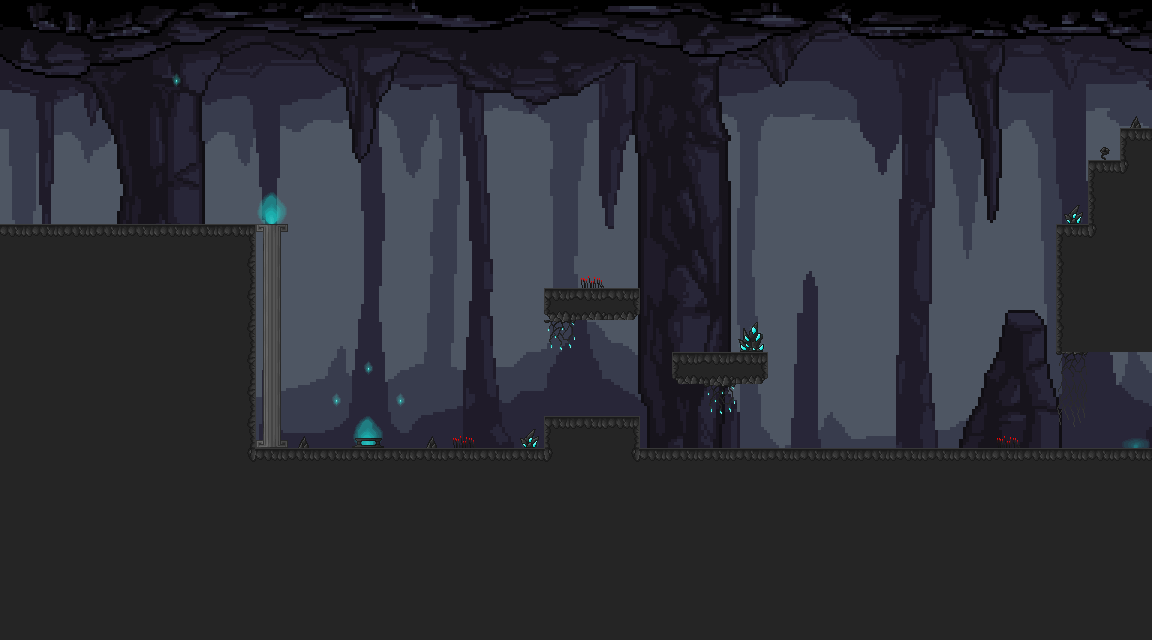

Tiled map render using the project's own tile images. Description and the map definition, with tile-layer contents summarised, below:
An orthogonal 36x20 tile map with 32x32 px tiles, 4 tile layers (Background, Lumières, Décor, items), 5 tilesets and 19 objects (10x collision, 2x flame, 2x items, 2x spawn, way, ...).

<map version="1.10" tiledversion="1.11.2" orientation="orthogonal" renderorder="right-down" width="36" height="20" tilewidth="32" tileheight="32" infinite="0" nextlayerid="8" nextobjectid="50">
 <tileset firstgid="1" source="tiles/Background.tsx" />
 <tileset firstgid="721" source="tiles/decor_grotte.tsx" />
 <tileset firstgid="977" source="tiles/lumieres.tsx" />
 <tileset firstgid="993" source="tiles/items.tsx" />
 <tileset firstgid="2017" source="tiles/decor_lava.tsx" />
 <layer id="1" name="Background" width="36" height="20">
  <data>[720 cells, 720 non-empty, 720 distinct tile ids]</data>
 </layer>
 <layer id="3" name="Lumières" width="36" height="20">
  <data>[720 cells, 7 non-empty, 3 distinct tile ids]</data>
 </layer>
 <layer id="2" name="Décor" width="36" height="20">
  <data>[720 cells, 321 non-empty, 29 distinct tile ids]</data>
 </layer>
 <layer id="5" name="items" width="36" height="20">
  <data>[720 cells, 0 non-empty, 0 distinct tile ids]</data>
 </layer>
 <objectgroup id="4" name="Collisions">
  <object id="1" type="collision" x="256.5" y="224" width="31.5" height="223" />
  <object id="2" type="collision" x="354.5" y="439" width="27.5" height="8" />
  <object id="4" type="collision" x="255.5" y="447.935" width="295" height="23.5652" />
  <object id="5" type="collision" x="544" y="417" width="26" height="54.5" />
  <object id="6" type="collision" x="544" y="416.011" width="95.913" height="31.7389" />
  <object id="8" type="collision" x="598.5" y="448" width="553.5" height="28" />
  <object id="9" type="collision" x="671.969" y="352.063" width="95.9858" height="31.4375" />
  <object id="10" type="collision" x="544" y="288" width="95.9783" height="31.5" />
  <object id="11" type="collision" x="1055.5" y="224.5" width="96.5" height="127" />
  <object id="12" x="1089" y="223" />
  <object id="14" type="collision" x="1088.5" y="128" width="64" height="96" />
  <object id="41" name="flame_test" type="flame" gid="977" x="960" y="439" width="32" height="32" visible="0" />
 </objectgroup>
 <objectgroup id="6" name="Objets">
  <object id="35" name="flame_base" type="flame" gid="977" x="864.5" y="438" width="32" height="32" visible="0" />
  <object id="36" name="parchemin" type="items" gid="1014" x="462.906" y="447.719" width="16" height="16" />
  <object id="37" name="kailloux" type="items" gid="1188" x="544.273" y="287.909" width="16" height="16" />
 </objectgroup>
 <objectgroup id="7" name="Spawns">
  <object id="24" name="default" type="spawn" x="385.934" y="463.519">
   <point />
  </object>
  <object id="31" name="Cave_Hub" type="way" x="1107.91" y="352" width="44.0909" height="96.5" />
  <object id="32" name="Cave_Hub" type="spawn" x="1095.36" y="447.727">
   <point />
  </object>
  <object id="49" name="fantome" type="entity" x="980.667" y="413.333">
   <point />
  </object>
 </objectgroup>
</map>
